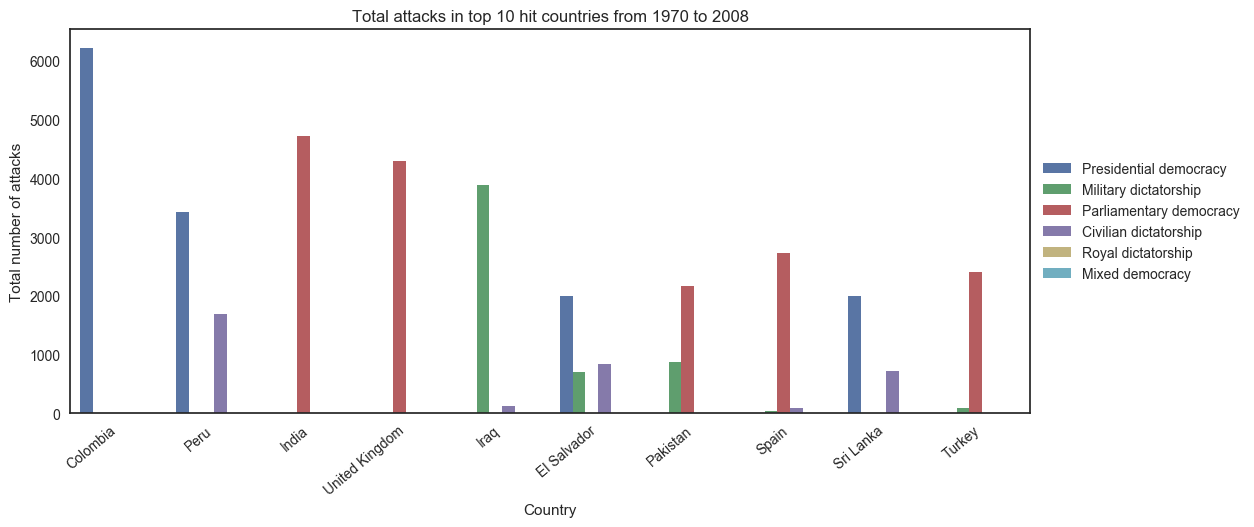

Recreate this plot in Python.
import statsmodels.api as sm
import pandas as pd
import numpy as np
from sklearn import preprocessing
import matplotlib.pyplot as plt
plt.rc("font", size=14)
from sklearn.linear_model import LogisticRegression
from sklearn.cross_validation import train_test_split
import seaborn as sns
import csv
from shapely.geometry import Point
import collections

df = pd.read_csv('CheibubStart.csv').dropna()
lastyear = df[df['year'] == 2008]

sns.set(style="white")
ax = sns.countplot(x="Country", hue="regimetxt", data=df, order=df.Country.value_counts().iloc[:10].index)
ax.set_xticklabels(ax.get_xticklabels(), rotation=40, ha="right")
ax.set(xlabel='Country', ylabel='Total number of attacks', title = "Total attacks in top 10 hit countries from 1970 to 2008")
ax.set_position([0.2,0.2,1.5,0.8])
leg = ax.legend(loc = 'center left', bbox_to_anchor = (1.0, 0.5))
plt.savefig('figure1.png', bbox_inches='tight')
